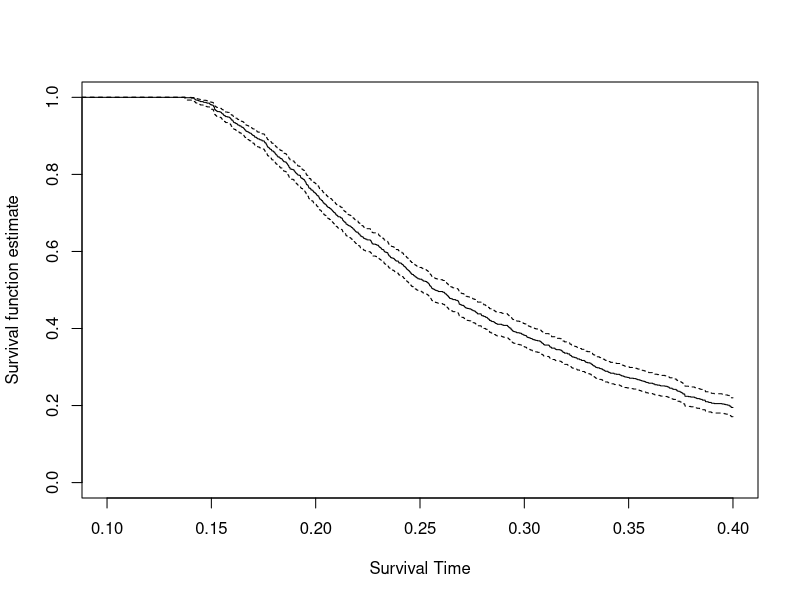
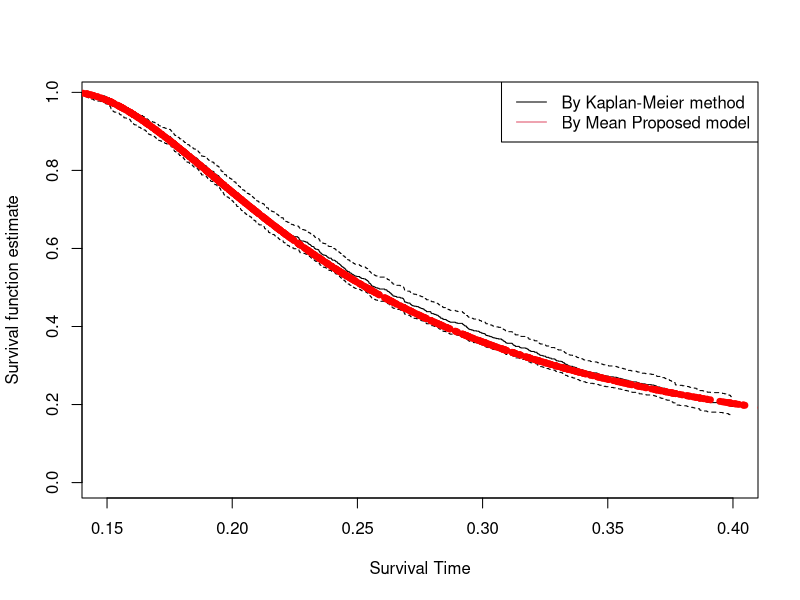

Recreate these plots in R, in order. (Note: this script raises an error after producing the figures.)

#########Generating the data from simulation#############
n<-1000 #sample size
#the true value of the parameter
beta<-c(2,0.6) #true parameter
xi<-0.5
set.seed(200)
#create the covariate
age<-sample(1:1000,n,replace=T)
ages<-scale(age)
X<-cbind(1,ages)
theta<-exp(X%*%beta)
N<-rep(NA,n)
t<-rep(NA,n)
delta<-rep(NA,n)
y<-rep(0,n)
c<-0.5 #change this to adjust the censoring rate.

for(i in 1:n){
 N[i]<-rpois(1,theta[i])
 if(N[i]==0)
      {y[i]<-c
      delta[i]<-0
      }
    else{      
    u<-runif(N[i])
    #set original value: u=0,sigma=1,xi=0.5 for GEV distribution
    xx<- (-1+(-log(1-u))^xi)/xi 
    z<-exp(xx)  #the survival time t[i]<-min(z)
    t[i]<-min(z)
  y[i]<-min(t[i],c)
 delta[i]<- as.numeric(t[i]<=c)

     }
 
}

sum(y==c)/length(y) #censoring rate

data <- data.frame(X=X, y=y,delta=delta)
#####write.table(x, file = "C:/Users/dooti/Desktop/simulation-gev-weibull.txt")

####################################################
###### generate random variables(simulation.r)
#data<-read.table("simulationmin.txt")
#####data<-read.table("C:/Users/dooti/Desktop/simulation-gev-weibull.txt")

n<-nrow(data)
y<-data$y
X<-cbind(data$X.1,data$X.2)
delta<-data$delta

#########Drawing Kaplan Meier Curve#############
library(survival)
#use the Kaplan-Meier estimator.

fit1 <- survfit(Surv(y,delta)~1,conf.int=.95,conf.type="log-log",type="kaplan-meier",se.fit=T)
summary(fit1)
plot(fit1,xlab="Survival Time",ylab="Survival function estimate",xlim=c(0.10,0.40))


#plot the survival curve based on the GEV model with parameter xi.
fn0<-function(para){
 t<-y
 beta<-para[1:2]
 xi<-para[3]
 theta<-exp(X%*%beta) 
  S<-exp(-(1+xi*log(t))^(1/xi))
  f<-exp(-(1+xi*log(t))^(1/xi))*(1/t)*(1+xi*log(t))^((1/xi)-1)
 return(sum(-theta*(1-S)+delta*log(theta*f)))
}
#########Plotting Survival Curve for model vs. Kaplan Meier###########

library(LearnBayes)  
BETA<-laplace(fn0,c(2,0.6,0.3))$mode[1:2]
XI<-laplace(fn0,c(2,0.6,0.3))$mode[3]
THETA<-exp(X%*%BETA)
surv<-function(xi,theta,y){
t<-y
S<-exp(-(1+xi*log(t))^(1/xi))
SS<-exp(-theta*(1-S))
return(SS)}
###########################################
#We need to take average ##################
###########################################
YYY<-matrix(0,1000,1000)
for(i in 1:1000){
YYY[i,]<-surv(XI,THETA[i],y)
}
IND<-sample(1:1000,10)
sy<-apply(YYY,2,mean)

pdf("C:/Users/dooti/Desktop/SurvivalCurveByMean2_Gev.pdf")
plot(fit1,xlab="Survival Time",ylab="Survival function estimate",xlim=c(0.15,0.40))
points(y,sy,type="p",cex=0.8,pch=19,col="red")
#####for(j in 1:10){
#####Q<-IND[j]
#####points(y,YYY[Q,],type="p",cex=0.1,pch=19,col=j+3)
#####}
legend("topright",c("By Kaplan-Meier method","By Mean Proposed model"),lty=1,col=c(1,2))
dev.off()

###### get MLE for data using GEV distribution#############

#use the sum that extends over all possible values of the vector N && (A.1) as the likelihood.
#define a function,return the minus of the log likelihood
fn<-function(para){
	
	beta<-para[c(1,2)]
	xi<-para[3]
	s<-0
	if(xi==0){  
		S<-exp(-y)
		logf<- -y		 
		   }
	
	else{ 
		S<- exp(-(1+xi*log(y))^(1/xi)) #the survival function
	logf<- -(1+xi*log(y))^(1/xi)-log(y)+(1/xi-1)*log(1+xi*log(y)) # the log density function
		
		 }
		 
	for (i in 1:n){
		if(delta[i]==0)
		s<-s+exp(t(X[i,])%*%beta)*(1-S[i])
		else s<-s+exp(t(X[i,])%*%beta)*(1-S[i])-t(X[i,])%*%beta - logf[i]
		}
	return(s)
			
	}

ub <- -1/log(min(y))
library(msm)
##  MH algorithm
burnin <-3000    #burn-in time
prop.s<-c(1,0.2,0.003) # sd of proposal normal for beta0, beta1, xi.
m<-10000
para0<-c(1.7,0.4, 0.3) #initial value for beta0, beta1, xi.
#para:beta0,beta1,xi
para <-matrix(nrow=m, ncol=3) 
acc.prob <-c(0,0,0) 
current.para<-para0

for (t in 1:m){  
    for (j in 1:2){
    prop.para<- current.para   
    prop.para[j]<- rnorm(1,current.para[j],prop.s[j] )
    prop.para[3]<- rtnorm(1,current.para[3],prop.s[3],-Inf, ub)
  
    #random walk metropolis
    loga <- fn(prop.para)-fn(current.para)+ dtnorm(current.para[3], prop.para[3], prop.s[3],-Inf, ub,log=TRUE) - 
				  dtnorm(prop.para[3], current.para[3], prop.s[3],-Inf, ub,log=TRUE)
    
    u<-runif(1)  
    u<-log(u)  
    if(u<loga) { 
            current.para<-prop.para   
            acc.prob[j] <- acc.prob[j]+1 
            }    
    }                   
    para[t,]<-current.para  
} 

###########################################
#posterior mean and sd for beta0, beta1, xi.
para.b<-apply(para[(burnin+1):m,],2,mean) #parameter estimated by Bayes
sd.b<-apply(para[(burnin+1):m,],2,sd) #its SD
#MLE posterior mean and sd for beta0, beta1, xi.
para.mle<-laplace(fn0,c(2,0.6,0.4))$mode
sd.mle<-sqrt(diag(laplace(fn0,c(2,0.6,0.001))$var))
#####para#################################################

#posterior means for cure rates.
#######pi.b<-exp(-exp(X%*%para.b[c(1,2)]))
#######pi.mle<-exp(-exp(X%*%para.mle[c(1,2)]))

#compare the MLEs and Posterior means for cure rates using boxplots.
#######pi.estimate<-cbind(c(pi.mle,pi.b),c(rep(1,n),rep(2,n)))
#######boxplot(pi.estimate[,1]~pi.estimate[,2],ylab="Cure Rates")

 


##############################
#############################
#END point By Goh ###########

#Calculation for CPO
#likelihood for each observation
fi<-function(para,i){	
	beta<-para[c(1,2)]
	xi<-para[3]
	
        if(xi==0)
		{  
		  S<-exp(-y[i])
		  f<-exp(-y[i])		 
		}
	
	  else
		{ 
	        S<- exp(-(1+xi*log(y[i]))^(1/xi)) #the survival function
	        f<- exp(-(1+xi*log(y[i]))^(1/xi))*(1/y[i])*((1+xi*log(y[i]))^((1/xi)-1)) # the density function	
		} 
	if(delta[i]==0)
		  {s<-exp(-exp(t(X[i,])%*%beta)*(1-S))}
	else 
		  {s<-exp(-exp(t(X[i,])%*%beta)*(1-S))*exp(t(X[i,])%*%beta)*f}
	return(s)			
	}

#MCMC samples after burn-in
PARA<-para[-(1:burnin),]
##############################

#CPO estimator
MM<-length(PARA[,1])
CPO.i<-numeric(n)
FF<-numeric(MM)
for(j in 1:n){
for(k in 1:MM){
FF[k]<-fi(PARA[k,],j)}
CPO.i[j]<-1/mean(1/FF)
}
LPML<-sum(log(CPO.i))
###############
#DIC ##########
MM<-length(PARA[,1])
FF<-numeric(n)
d.bar<-numeric(MM)
for(k in 1:MM){
for(j in 1:n){
FF[j]<-log(fi(PARA[k,],j))
}
d.bar[k]<-(-2)*sum(FF)
}
D.bar<-mean(d.bar) #firt part of DIC
FF<-numeric(n)

for(j in 1:n){
FF[j]<-log(fi(para.b,j))
}
D.hat<-(-2)*sum(FF)
DIC<-2*D.bar-D.hat 
LPML
DIC
